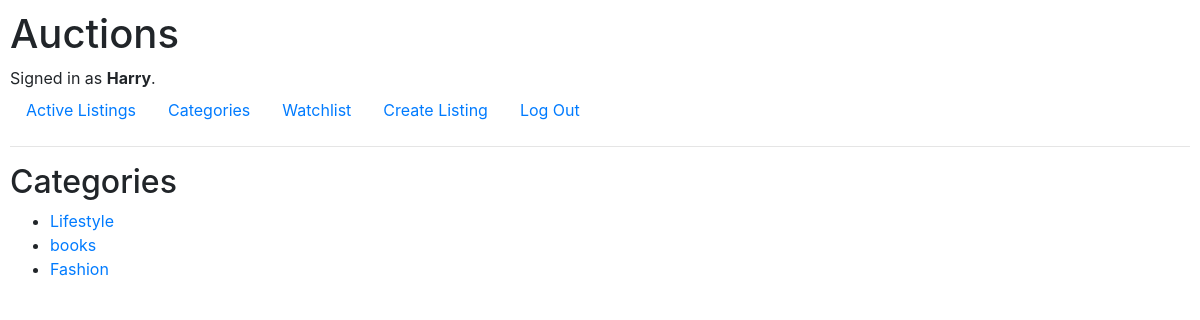
/categories (signed in), run on the app's committed database.
### auctions/models.py (models this page shows, shortened)
class User(AbstractUser):
    username = models.CharField(max_length=64, unique=True)
    email = models.EmailField(max_length=254)
    password = models.CharField(max_length=64)

class Category(models.Model):
    name = models.CharField(max_length=64)
    listings = models.ManyToManyField(Listing, through='ListingCategory', related_name='categories')

### auctions/views.py (the view)
# urls.py: path("categories", views.categories, name="categories"),
def categories(request):
    categories = Category.objects.all()
    return render(request, "auctions/categories.html", {
        "categories": categories,
    })

### auctions/templates/auctions/categories.html
{% extends 'auctions/layout.html' %}
{% block body %}
    <h2>Categories</h2>
    <ul>
        {% for category in categories %}
            <li>
                <a href="{% url 'auctions:category' category.id %}">{{ category.name }}</a>
            </li>
        {% endfor %}
    </ul>
{% endblock %}

### auctions/templates/auctions/layout.html (shortened to what this page needs)
{% load static %}
<!DOCTYPE html>
<html lang="en">
    <head>
        <link rel="stylesheet" href="https://stackpath.bootstrapcdn.com/bootstrap/4.4.1/css/bootstrap.min.css">
        <link href="{% static 'auctions/styles.css' %}" rel="stylesheet">
    </head>
    <body>
        <h1>Auctions</h1>
        <div>
            {% if user.is_authenticated %}
                Signed in as <strong>{{ user.username }}</strong>.
            {% else %}
                Not signed in.
            {% endif %}
        </div>
        <ul class="nav">
            <li class="nav-item">
                <a class="nav-link" href="{% url 'auctions:index' %}">Active Listings</a>
            </li>
            {% if user.is_authenticated %}
                <li class="nav-item">
                    <a class="nav-link" href="{% url 'auctions:categories' %}">Categories</a>
                </li>
                <li class="nav-item">
                    <a class="nav-link" href="{% url 'auctions:watchlist' %}">Watchlist</a>
                </li>
                <li class="nav-item">
                    <a class="nav-link" href="{% url 'auctions:create' %}">Create Listing</a>
                </li>
                <li class="nav-item">
                    <a class="nav-link" href="{% url 'auctions:logout' %}">Log Out</a>
                </li>
            {% endif %}
        </ul>
        <hr>
        {% block body %}
        {% endblock %}
    </body>
</html>

### auctions/static/auctions/styles.css (style rules this page uses)
body { padding: 10px; }

### data on the page
User: username "Harry"
Category: name "Lifestyle"
Category: name "books"
Category: name "Fashion"
